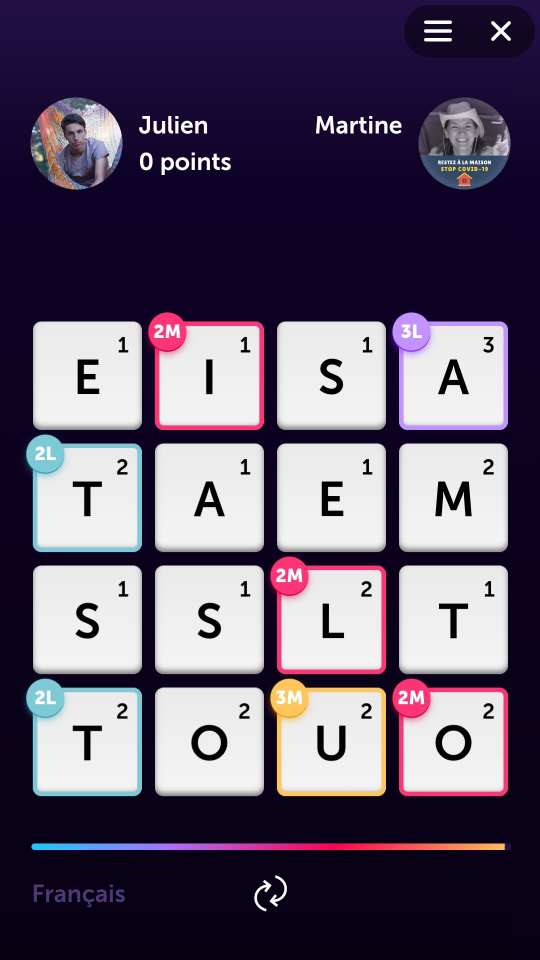
#> input picture img/tosolve.jpg, 1080 x 1920 px (shown at 1/2 size); its folder holds only this picture in this run
$ python -i ocr.py   (imports and definitions only)
#> lines starting #> are read from the running program, lines starting #| are printed output that depends on the picture
from PIL import Image, ImageChops
import os

path_img = "./img"


# [8 lines left out: function isThisBlack, not called in this run]


def samePicture(image1, image2):
    return(isThisBlack(ImageChops.difference(image1, image2)))


# [12 lines left out: function getLetterDict, not called in this run]


def getListOfSquares(path):
    """
    Gets letters by hand
    @param: The path to a Word Blitz screenshot
    @returns : A list of 16 square images containing the letters of the image
    """
#> called with path = '../img/tosolve.jpg'

    # Let's get the picture of this screenshot (L is for grey leveling)
    fullimage = Image.open(path).convert("L")
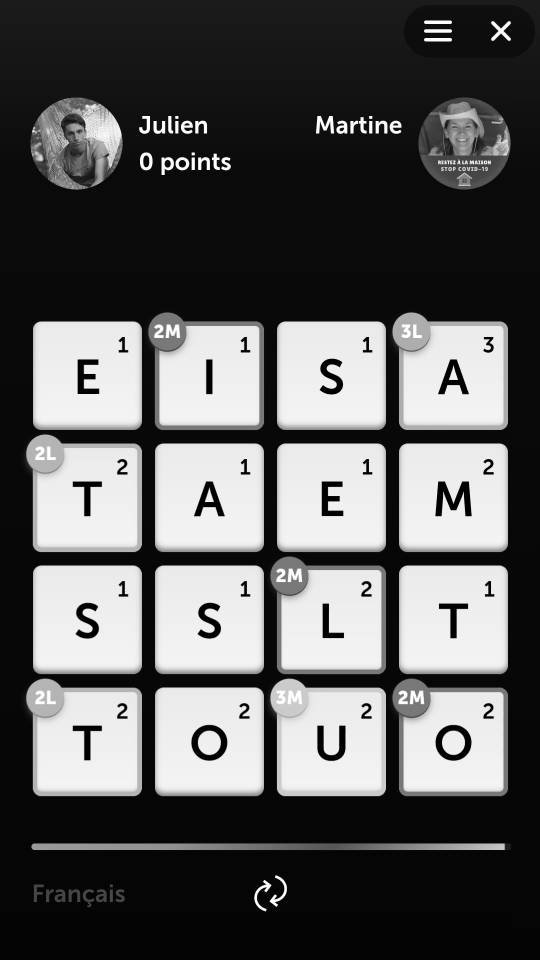
#> fullimage: PIL image 1080x1920 L (shown at 1/2 size); min 0, max 255, mean 91.1

    # These are squares of 220*220 pixels, spaced from each other by 27 pixels
    # The top left corner is at 60, 659
    square_dim = 220
    square_space = 27
    increment = 65

    start_tlx = 60
    start_tly = 659
    squares = []
    for row in range(4):
        for col in range(4):
            tlx = start_tlx + col * (square_dim + square_space)
            tly = start_tly + row * (square_dim + square_space)
            brx = tlx + square_dim
            bry = tly + square_dim
            square = fullimage.crop((tlx, tly, brx, bry))
            # just cropping a little more
            square = square.crop((increment, increment,
                                  square_dim - increment, square_dim - increment))
            squares.append(square)
#> after the loop, squares = 16 items

    if (len(squares) != 16):
        print(
            f"Unable to detect 16 squares. You are probably missing a letter in identified.")
        exit(1)
    return(squares)


# [21 lines left out: function getGrid, not called in this run]

>>> result = getListOfSquares('../img/tosolve.jpg')
#> result = 16 items
